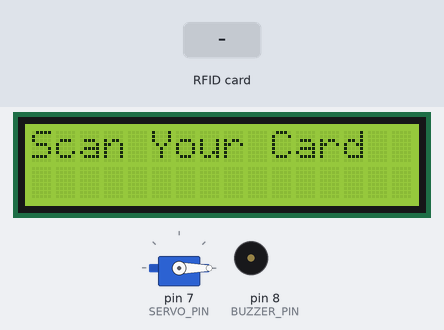
A sketch run on a simulated Arduino Uno, built with avr-gcc and run on an emulated ATmega328P. On the bench: 16×2 character LCD, servo, buzzer (waves = sounding, pin HIGH). Inputs (shaded band) come from the test bench. Pins used as bus, display or sensor lines are not drawn; what the sketch prints to the serial monitor is not drawn.

Above: at 1.3 s.
1.4 s: RFID card 5E 7A 19 C4 held to the reader
At 1.59 s:
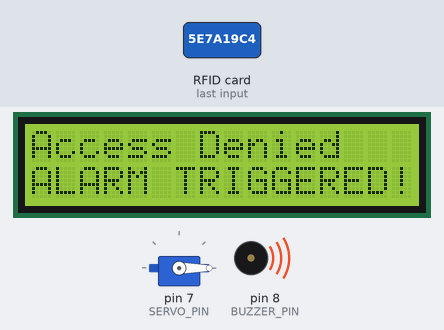
3.7 s: RFID card 06 42 BB 02 held to the reader
At 4.2 s:
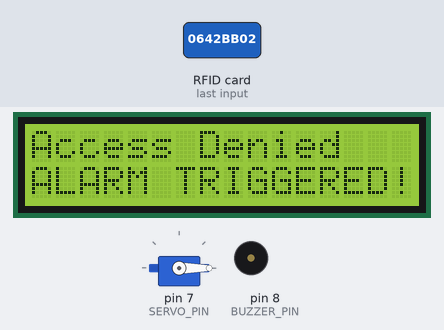
At 5.7 s:
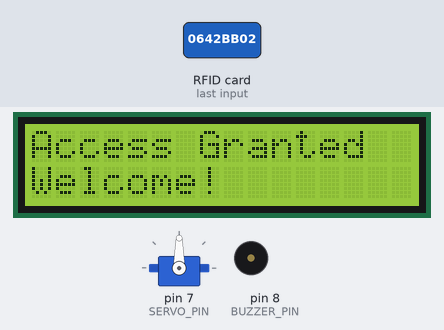
Timing chart, 0 to 9.7 s (numbered marks = the images above; inputs shaded):
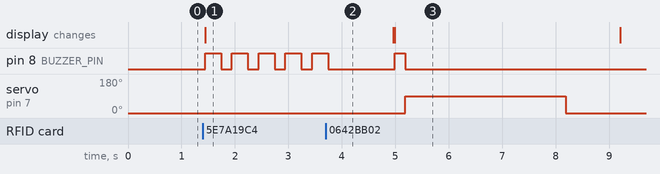

Measured:
- after the input at 1.4 s, pin 8 (BUZZER_PIN): alternates HIGH for 0.30 s and LOW for 0.20 s, starting at once; the display: changes at once (image 1)
- after the input at 3.7 s, servo on pin 7 (SERVO_PIN): 0° → 90° after 1.5 s, → 0° 3.0 s later; the display: first differs from a run without the input after 1.3 s (image 3)

The sketch:

rfid_address.ino
```cpp
// Arduino code for RFID access system with SQLite and MongoDB communication

// Include libraries
#include <Wire.h>
#include <LiquidCrystal_I2C.h>
#include <SPI.h>
#include <MFRC522.h>
#include <Servo.h>

// Pin definitions
#define SS_PIN 10
#define RST_PIN 9
#define BUZZER_PIN 8
#define SERVO_PIN 7

// Initialize RFID, LCD, and Servo
MFRC522 mfrc522(SS_PIN, RST_PIN);
LiquidCrystal_I2C lcd(0x27, 16, 2); // Adjust I2C address if needed
Servo gateServo;

// Authorized card UIDs (no spaces, all uppercase)
const char* authorizedCards[] = {
  "0642BB02",  // Card 1
};
const int numAuthorizedCards = sizeof(authorizedCards) / sizeof(authorizedCards[0]);

void setup() {
  Serial.begin(115200); // Higher baud rate for faster communication
  SPI.begin();
  mfrc522.PCD_Init();

  // Initialize LCD
  lcd.init();
  lcd.backlight();
  lcd.setCursor(0, 0);
  lcd.print("Scan Your Card");

  // Initialize Buzzer and Servo
  pinMode(BUZZER_PIN, OUTPUT);
  gateServo.attach(SERVO_PIN);
  gateServo.write(0); // Gate starts closed

  Serial.println("System ready. Waiting for card...");
}

void loop() {
  // Wait for new RFID card
  if (!mfrc522.PICC_IsNewCardPresent() || !mfrc522.PICC_ReadCardSerial()) {
    return;
  }

  // Get card UID as a string
  String cardUID = "";
  for (byte i = 0; i < mfrc522.uid.size; i++) {
    cardUID += String(mfrc522.uid.uidByte[i] < 0x10 ? "0" : "");
    cardUID += String(mfrc522.uid.uidByte[i], HEX);
  }
  cardUID.toUpperCase();

  Serial.print("UID:");
  Serial.println(cardUID);

  // Send UID to Python (for SQLite and MongoDB storage)
  Serial.print("SYNC:");
  Serial.println(cardUID);

  // Check if card is authorized
  bool accessGranted = checkAuthorization(cardUID);

  // Display result and trigger devices
  lcd.clear();
  if (accessGranted) {
    grantAccess(cardUID);
  } else {
    denyAccess(cardUID);
  }

  delay(1000);
  lcd.clear();
  lcd.print("Scan Your Card");
}

bool checkAuthorization(String cardUID) {
  for (int i = 0; i < numAuthorizedCards; i++) {
    if (cardUID.equals(authorizedCards[i])) {
      return true;
    }
  }
  return false;
}

void grantAccess(String cardUID) {
  Serial.println("Access Granted");
  lcd.setCursor(0, 0);
  lcd.print("Access Granted");
  lcd.setCursor(0, 1);
  lcd.print("Welcome!");

  digitalWrite(BUZZER_PIN, HIGH);
  delay(200);
  digitalWrite(BUZZER_PIN, LOW);

  gateServo.write(90);
  delay(3000);
  gateServo.write(0);
}

void denyAccess(String cardUID) {
  Serial.println("Access Denied");
  lcd.setCursor(0, 0);
  lcd.print("Access Denied");
  lcd.setCursor(0, 1);
  lcd.print("ALARM TRIGGERED!");

  for (int i = 0; i < 5; i++) {
    digitalWrite(BUZZER_PIN, HIGH);
    delay(300);
    digitalWrite(BUZZER_PIN, LOW);
    delay(200);
  }
}
```
